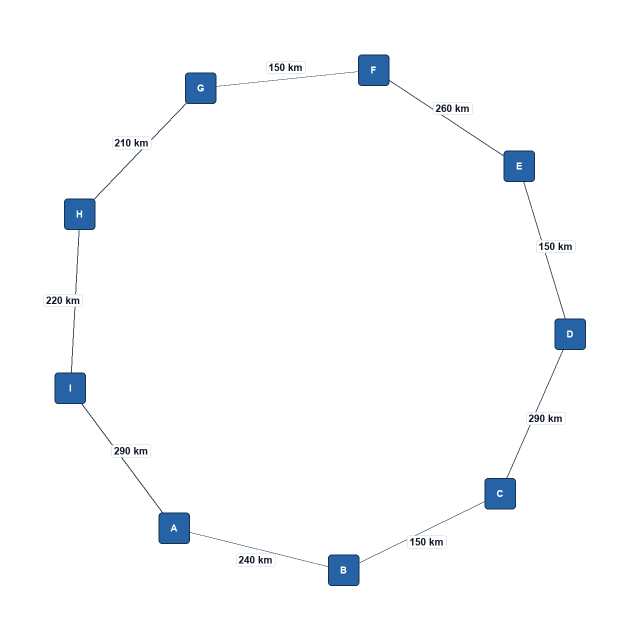
#> input picture archive/historical_datasets/data_semantic_pilot_app_copy/images/topo_0001.png, 1280 x 1280 px (shown at 1/2 size); its folder holds 4 pictures in this run
$ python inspect_pilot.py
#> lines starting #> are read from the running program, lines starting #| are printed output that depends on the picture

from pathlib import Path
import random

import matplotlib.pyplot as plt
from PIL import Image

ROOT = Path(__file__).resolve().parents[1]
IMAGES = ROOT / "optical_topology_v2_pilot" / "images"
OUTPUT = ROOT / "results" / "figures"
OUTPUT.mkdir(parents=True, exist_ok=True)

image_files = sorted(IMAGES.glob("*.png"))

if not image_files:
    raise RuntimeError(f"No images found in {IMAGES}")

rng = random.Random(2027)
selected = rng.sample(image_files, min(12, len(image_files)))

fig, axes = plt.subplots(3, 4, figsize=(16, 12))

for ax in axes.flat:
    ax.axis("off")

for ax, image_path in zip(axes.flat, selected):
    with Image.open(image_path) as img:
#> img is the input picture: PIL image 1280x1280 RGB; mean R, G, B 249.3, 250.6, 252
        ax.imshow(img.convert("RGB"))
    ax.set_title(image_path.stem, fontsize=11)
    ax.axis("off")

fig.suptitle(
    "ONDM 2027 — Optical Topology Generation Pilot",
    fontsize=17,
    fontweight="bold",
)

plt.tight_layout()

output_file = OUTPUT / "v2_pilot_contact_sheet.png"

plt.savefig(
    output_file,
    dpi=200,
    bbox_inches="tight",
)
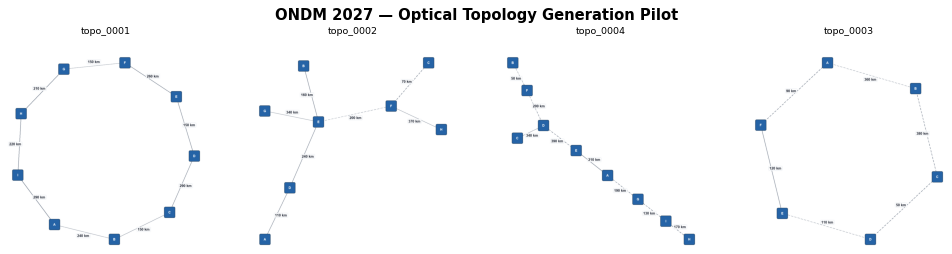
#> figure drawn by matplotlib, 4 panels

plt.show()

print(f"Saved contact sheet: {output_file}")
